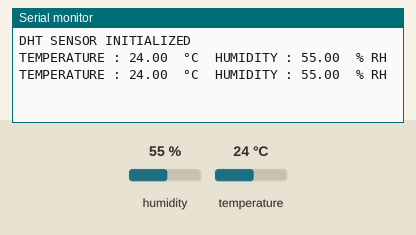
This sketch was run on a simulated Arduino Uno, built with avr-gcc and run on an emulated ATmega328P. Shown: the last lines printed to the serial monitor. The inputs (shaded band) are chosen by the test bench; at power-on: humidity 55 %, temperature 24 °C.

Above: at 4.8 s.
4.9 s: humidity set to 22 %
At 6.4 s:
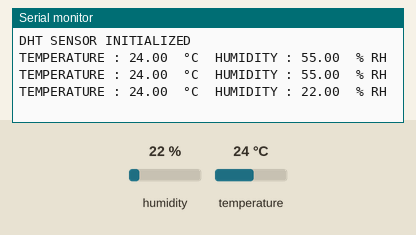
7.9 s: temperature set to 12 °C
At 8.9 s:
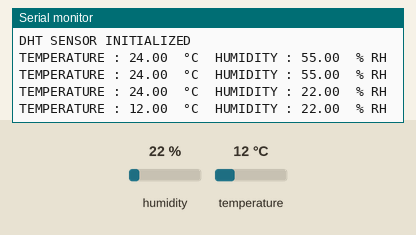
10.9 s: humidity set to 40 %
At 12.5 s:
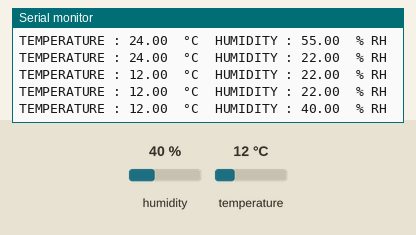
Timing chart, 0 to 14.0 s (numbered marks = the images above; inputs shaded):
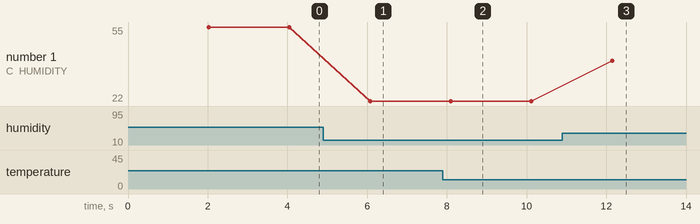

Measured:
- after the input at 4.9 s, the serial monitor: prints a new line after 1.2 s (image 1)
- after the input at 7.9 s, the serial monitor: prints a new line after 0.20 s (image 2)
- after the input at 10.9 s, the serial monitor: prints a new line after 1.2 s (image 3)
- plotted number 1: 55 → 22 after the input at 4.9 s, 22 → 40 after the input at 10.9 s

The sketch:

DHT.ino
```cpp
#include "DHT.h"
#define DHTPIN 4
#define DHTTYPE DHT11
//#define DHTTYPE DHT22
DHT dht11(DHTPIN,DHTTYPE);

void setup() {
  // put your setup code here, to run once:
dht11.begin();
Serial.begin(9600);
Serial.println("DHT SENSOR INITIALIZED");

}

void loop() {
  // put your main code here, to run repeatedly:
  delay(2000);
float temp = dht11.readTemperature();
float hum = dht11.readHumidity();

if(isnan(temp) || isnan(hum))
{
  Serial.println("Connection Error, Please Check");
  return;

}

Serial.print("TEMPERATURE : ");
Serial.print(temp);
Serial.print("  °C  ");
Serial.print("HUMIDITY : ");
Serial.print(hum);
Serial.println("  % RH  ");
}
```
